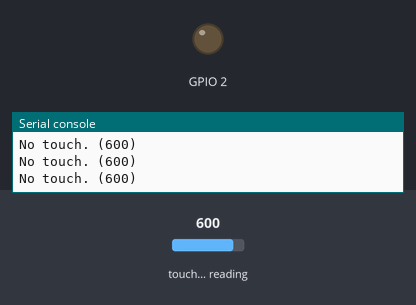
Recording of a program running on a simulated ESP32 board running MicroPython. Shown: output pins drawn as LEDs (lit = HIGH), the last lines printed to the serial console. The inputs (shaded band) are chosen by the test bench; at power-on: touch-pad reading 600.

Above: at 1.2 s.
1.3 s: touch-pad reading set to 158
2.8 s: touch-pad reading set to 140
At 3.5 s:
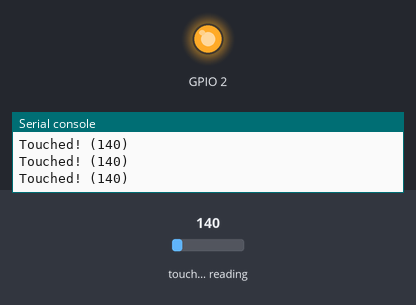
4.3 s: touch-pad reading set to 212
At 4.8 s:
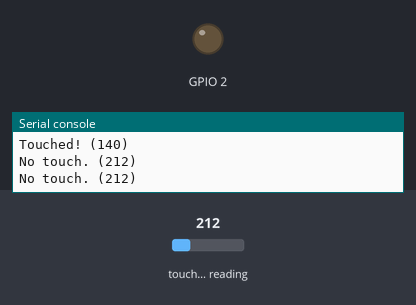
5.9 s: touch-pad reading set to 63
At 7.3 s:
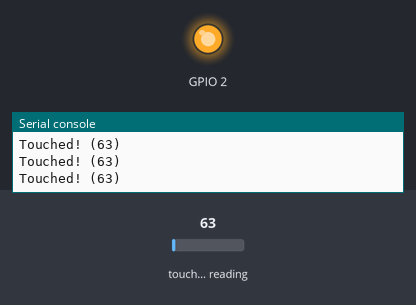
Timing chart, 0 to 8.5 s (numbered marks = the images above; inputs shaded):
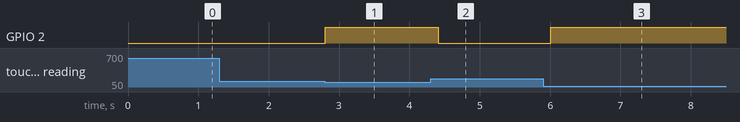

The program:

practice03-03.py
```python
import time
from machine import Pin
from machine import TouchPad

PIN_NO_TOUCH = 32  # 静電容量を見るピンのGPIO
PIN_NO_LED = 2  # オンボードLEDのGPIO


def read_touch_pad(touch_pin, led_pin, sleep_time_ms: int = 200, threshold: int = 150):
    """
    指定されたスリープ間隔でTouchPadの静電容量を読み込み、
    閾値以下であればLEDを点灯させ、
    中断されるまで繰り返す。

    Parameters
    ----------
    touch_pin : int
        タッチ設定対象のピン
    led_pin : int
        LED表示のピン
    sleep_time_ms : int
        明滅間隔（ミリ秒）
    threshold : int
        タッチ判定の閾値（デフォルト150）
    """

    led = Pin(led_pin, Pin.OUT)
    touch_pad = TouchPad(Pin(touch_pin))  # PIN32を、タッチパッドとして設定

    try:
        while True:
            try:
                touch_value = touch_pad.read()
            except ValueError:  # ValueErrorが発生したら、-1を読み込み値に設定する
                touch_value = -1

            if touch_value == -1:
                print('Grouded...')
            elif touch_value <= threshold:
                led.on()
                print(f'Touched! ({touch_value})')
            else:
                led.off()
                print(f'No touch. ({touch_value})')

            time.sleep_ms(sleep_time_ms)

    except KeyboardInterrupt:  # Ctl-Cによる中断を検出
        print("例外'KeyboardInterrupt'を捕捉")
        led.off()

    return


if __name__ == "__main__":
    SLEEP_TIME_MS = 200
    read_touch_pad(
        touch_pin=PIN_NO_TOUCH,
        led_pin=PIN_NO_LED,
        sleep_time_ms=SLEEP_TIME_MS,
    )
```

Measured:
- the behaviour switches between 151 and 150 on touch-pad reading (found by bisection; images 0 and 1)
- after the input at 2.8 s, GPIO 2: LOW → HIGH at once
- after the input at 4.3 s, GPIO 2: HIGH → LOW after 0.11 s
- after the input at 5.9 s, GPIO 2: LOW → HIGH after 0.11 s
